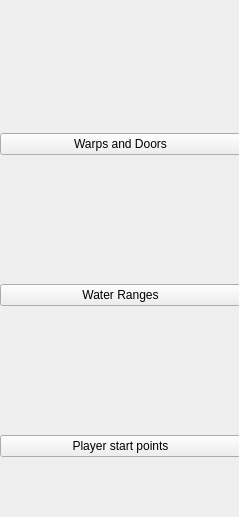
     <widget class="QWidget" name="specialscroll">
      <property name="geometry">
       <rect>
        <x>0</x>
        <y>0</y>
        <width>239</width>
        <height>517</height>
       </rect>
      </property>
      <property name="autoFillBackground">
       <bool>true</bool>
      </property>
      <property name="styleSheet">
       <string notr="true"/>
      </property>
      <widget class="QWidget" name="layoutWidget">
       <property name="geometry">
        <rect>
         <x>0</x>
         <y>10</y>
         <width>241</width>
         <height>571</height>
        </rect>
       </property>
       <layout class="QVBoxLayout" name="verticalLayout_2">
        <item>
         <widget class="QPushButton" name="BTNWarpsAndDoors">
          <property name="sizePolicy">
           <sizepolicy hsizetype="Expanding" vsizetype="Fixed">
            <horstretch>0</horstretch>
            <verstretch>0</verstretch>
           </sizepolicy>
          </property>
          <property name="text">
           <string>Warps and Doors</string>
          </property>
          <property name="checkable">
           <bool>true</bool>
          </property>
         </widget>
        </item>
        <item>
         <widget class="QPushButton" name="BTNWaterRanges">
          <property name="text">
           <string>Water Ranges</string>
          </property>
         </widget>
        </item>
        <item>
         <widget class="QPushButton" name="BTNStartPoints">
          <property name="text">
           <string>Player start points</string>
          </property>
         </widget>
        </item>
       </layout>
      </widget>
     </widget>
